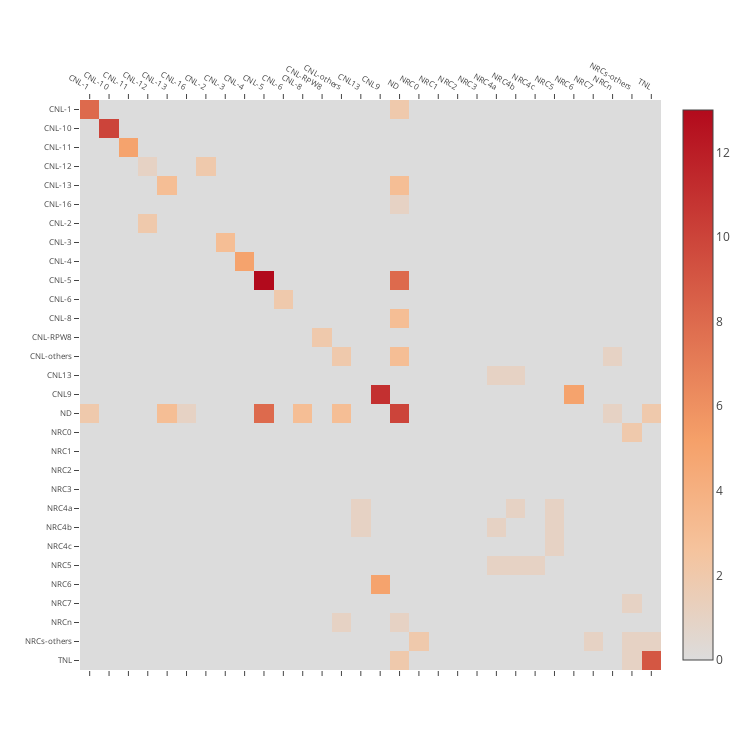

The notebook cell saved with this chart:
### Code cell
### clade vs clade

import pandas as pd
import numpy as np
import plotly
import plotly.plotly as py
import plotly.graph_objs as go

threshold = 30000

### extract clade information
NLR_list = pd.read_csv("original_data/tomato_NLRs_from_AKI.csv")
clade_info = NLR_list.loc[:, ["gene_short_na", "NLR clade"]]
clade_info.columns = ["id", "clade"]

### extract gene_distance info
NLR_gene_info = pd.read_csv("original_data/NLR_gene_info.csv", index_col=0)
position_data = NLR_gene_info.iloc[:, [0,3,4,9]]
position_data.columns = ["chr", "start", "end", "id"]

### merge both data
position_data = pd.merge(position_data, clade_info, on='id', how='left')
position_data = position_data.sort_values(["clade"])

### calculate distances
def calc_distance(data_from_chr):
    tmp_position_data = data_from_chr.iloc[:, 1]
    tmp_position_data = np.stack([np.array(tmp_position_data), np.zeros(tmp_position_data.shape[0])], 1)

    dist = distance.cdist(tmp_position_data, tmp_position_data, metric='euclidean')
    return dist

dist = pd.DataFrame(calc_distance(position_data))
dist.index = position_data["chr"].values
dist.columns = position_data["chr"].values

position_data['id_clade'] = position_data['id'].str.cat(position_data['clade'], sep='-')

for i in range(dist.shape[0]):
    diff_chr = dist.columns != dist.index[i]
    dist.iloc[i, :].loc[diff_chr] = threshold

dist = np.array(dist)
dist[dist==0] = threshold
dist[dist>threshold] = threshold

distance_data = pd.DataFrame(dist)
distance_data.index = position_data["clade"].values
distance_data.columns = position_data["clade"].values

all_results = []
for clade_1 in distance_data.index.unique():
    each_line = []
    for clade_2 in distance_data.index.unique():
        each_block = distance_data.loc[clade_1, clade_2] < threshold
        if isinstance(distance_data.loc[clade_1, clade_2], pd.DataFrame):
            number_of_genes = sum(sum(each_block.values))
        elif isinstance(distance_data.loc[clade_1, clade_2], pd.Series):
            number_of_genes = sum(each_block.values)
        else:
            if each_block:
                number_of_genes = 1
            else:
                number_of_genes = 0
        if clade_1 == clade_2:
            number_of_genes = number_of_genes / 2
        each_line.append(number_of_genes)
    all_results.append(each_line)
all_results = np.array(all_results)
all_results = np.flip(all_results, 0)
all_results = pd.DataFrame(all_results)
all_results.columns = distance_data.index.unique()
all_results.index = distance_data.index.unique()


### set text of cells
hovertext = list()
for yi, yy in enumerate(distance_data.index.unique()[::-1]):
    hovertext.append(list())
    for xi, xx in enumerate(distance_data.index.unique()):
        hovertext[-1].append('1: {}<br />2: {}<br />gene number: {}'.format(yy, xx, all_results.iloc[yi, xi]))

### make heatmap
trace = go.Heatmap(
                   z=all_results,
                   colorscale="Reds",
                   x=distance_data.index.unique(),
                   y=distance_data.index.unique()[::-1],
                   hoverinfo='text',
                   text=hovertext
                  )
data=[trace]

layout = go.Layout(
                   width=750,
                   height=750,
                   autosize=False,
                   xaxis=dict(mirror="allticks", side="top", tickfont=dict(size=8)),
                   yaxis=dict(tickfont=dict(size=8)),
                  )
fig = go.Figure(data=data, layout=layout)
plotly.offline.iplot(fig, filename='basic-heatmap')

### Figure 1 — Plotly figure (JSON) as saved in the notebook; plotly's stock layout.template omitted (floating-point values rounded to 4 significant figures; data arrays with more than 128 entries replaced by an {"elided": "..."} marker saying what was removed)
{"data": [{"colorscale": "Reds", "hoverinfo": "text", "text": {"elided": "30x30 str values"}, "type": "heatmap", "uid": "c637420a-c4d0-4ca9-b0dc-21dcc1e0e4e5", "x": ["CNL-1", "CNL-10", "CNL-11", "CNL-12", "CNL-13", "CNL-16", "CNL-2", "CNL-3", "CNL-4", "CNL-5", "CNL-6", "CNL-8", "CNL-RPW8", "CNL-others", "CNL13", "CNL9", "ND", "NRC0", "NRC1", "NRC2", "NRC3", "NRC4a", "NRC4b", "NRC4c", "NRC5", "NRC6", "NRC7", "NRCn", "NRCs-others", "TNL"], "y": ["TNL", "NRCs-others", "NRCn", "NRC7", "NRC6", "NRC5", "NRC4c", "NRC4b", "NRC4a", "NRC3", "NRC2", "NRC1", "NRC0", "ND", "CNL9", "CNL13", "CNL-others", "CNL-RPW8", "CNL-8", "CNL-6", "CNL-5", "CNL-4", "CNL-3", "CNL-2", "CNL-16", "CNL-13", "CNL-12", "CNL-11", "CNL-10", "CNL-1"], "z": {"elided": "30x30 int values"}}], "layout": {"autosize": false, "height": 750, "width": 750, "xaxis": {"autorange": true, "mirror": "allticks", "range": [-0.5, 29.5], "side": "top", "tickfont": {"size": 8}, "type": "category"}, "yaxis": {"autorange": true, "range": [-0.5, 29.5], "tickfont": {"size": 8}, "type": "category"}}}
